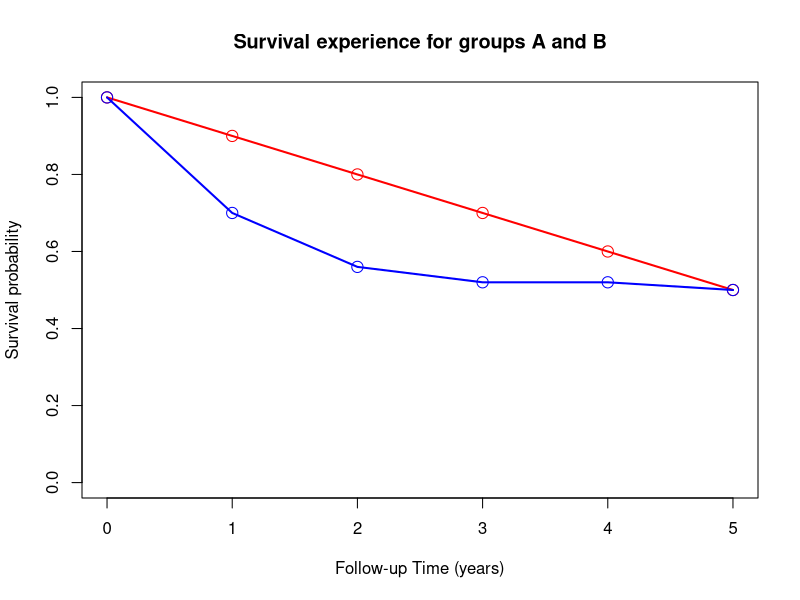
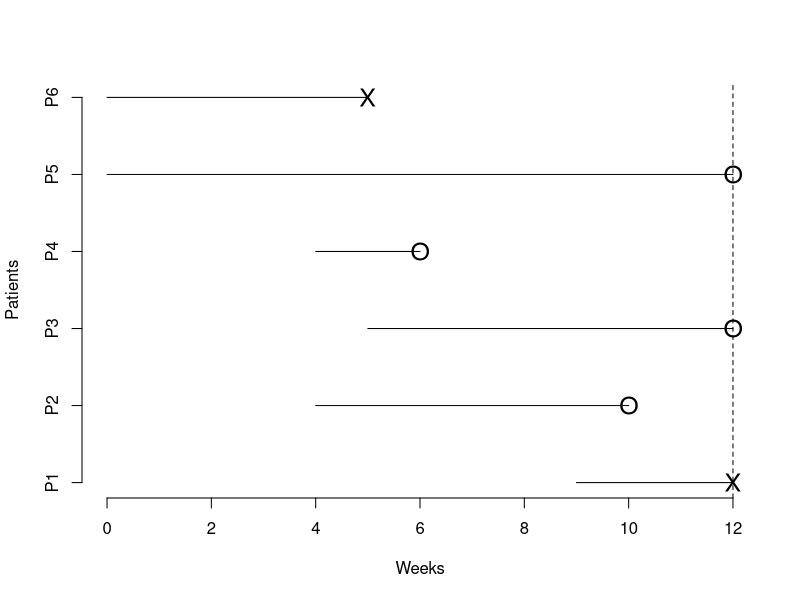
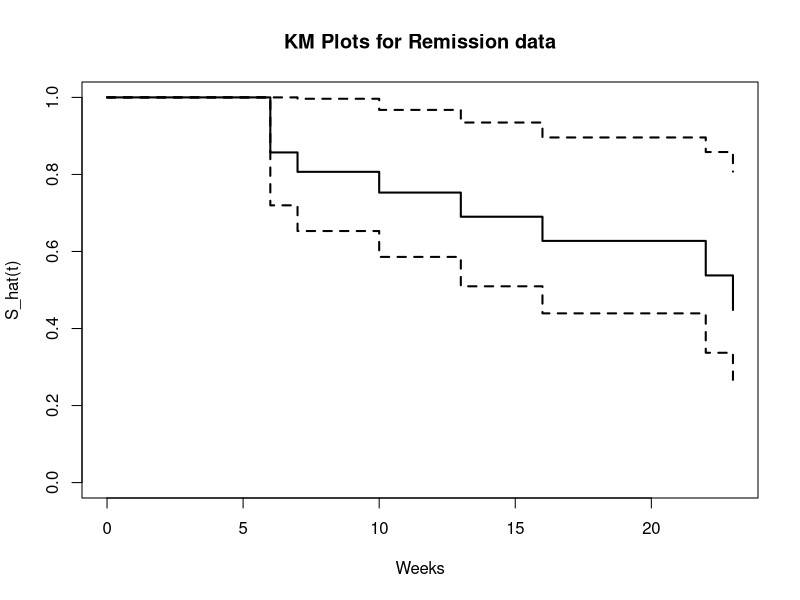

These charts were generated, in order, by the following R code: (Note: this script raises an error after producing the figures.)
## ---- chunk 1
knitr::opts_chunk$set(echo = TRUE)
## ---- chunk 2
x <- c(0:5)
y.a <- seq(from=1,to=.5,length=6)
y.b <- c(1,.7,.56,.52,.52,.5)

plot(c(0,5), c(0,1), type='n', xlab='Follow-up Time (years)', ylab='Survival probability', 
     main='Survival experience for groups A and B')
lines(x, y.a, col='red', lwd=2)
points(x, y.a, col='red', cex=1.5)
lines(x, y.b, col='blue', lwd=2)
points(x, y.b, col='blue', cex=1.5)
## ---- chunk 3
plot(c(0,12),c(1,6),axes=FALSE,xlab="Weeks",ylab="Patients",type="n")
axis(side=2,at=c(1:6),labels=c("P1","P2","P3","P4","P5","P6"))
axis(side=1,at=seq(0,12,2),labels=c("0","2","4","6","8","10","12"))

#P6 - experiences event
lines(c(0:5),rep(6,6)); points(5,6,cex=1.5,pch="X");

#P5 - has censored survival time; study ends
lines(c(0:12),rep(5,13)); points(12,5,cex=1.5,pch="O");

#P4 - has censored survival time; withdrawn from study
lines(c(4:6),rep(4,3)); points(6,4,cex=1.5,pch="O");

#P3 - has censored survival time; study ends
lines(c(5:12),rep(3,8)); points(12,3,cex=1.5,pch="O");

#P2 - has censored survival time; lost
lines(c(4:10),rep(2,7)); points(10,2,cex=1.5,pch="O");

#P1 - experiences event
lines(c(9:12),rep(1,4)); points(12,1,cex=1.5,pch="X");

abline(v=12,lty=2) # end of study marker
## ---- chunk 4
library(survival); library(splines);
## ---- chunk 5
surv <- data.frame(c(0,6,6,6,6,7,7,10,10,10,13,16,16,16,16,22,23,23,23,23,23,23),
                c(0,1,1,1,0,1,0,1,0,0,1,1,0,0,0,1,1,0,0,0,0,0))
names(surv) <- c('time', 'status')
surv$x <- 'remission'
surv
## ---- chunk 6
f <- survfit(Surv(time, status) ~ x, type= 'kaplan-meier', data = surv)
summary(f)
## ---- chunk 7
plot(f, lwd=2, xlab='Weeks', ylab='S_hat(t)', main='KM Plots for Remission data')
## ---- chunk 8
#install.packages("survminer")
library(survminer)

ggsurvplot(f, linetype = "strata", conf.int = TRUE, pval = TRUE, palette = "Dark2")
## ---- chunk 9
survdiff(Surv(time, status) ~ x, data = aml)
## ---- chunk 10
leukemia.surv <- survfit(Surv(time, status) ~ x, data = aml)
plot(leukemia.surv, lty = 2:3,xlab="Weeks",ylab="S(t)",col=c("red", "blue"))
legend(100, .9, c("Maintenance", "No Maintenance"), lty = 2:3, col=c("red", "blue"))
title("Kaplan-Meier Curves - AML Maintenance Study")
## ---- chunk 11
ggsurvplot(leukemia.surv, linetype = "strata", conf.int = FALSE, pval = TRUE, 
           risk.table = TRUE, risk.table.y.text.col = TRUE, risk.table.y.text = FALSE,
           risk.table.height = 0.25, risk.table.col = "strata",
           break.time.by = 20,
           ggtheme = theme_bw(),  
           palette = c("red", "blue"))
## ---- chunk 12
fit <- coxph( Surv(time,status)~x,data=aml)
summary(fit)
## ---- chunk 13
plot(survfit(fit),xlab="Weeks",ylab="S(t)",main="Cox PH model predicted value - AML data")
## ---- chunk 14
ggsurvplot(survfit(fit, data=aml), conf.int = TRUE, palette = "Dark2")
